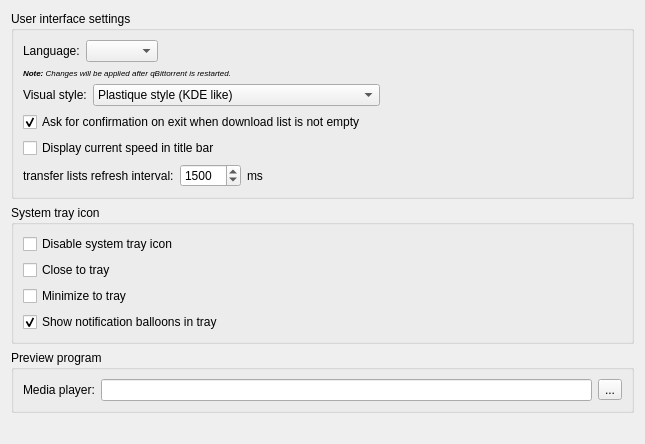
     <widget class="QWidget" name="tab" >
      <attribute name="title" >
       <string>General</string>
      </attribute>
      <attribute name="icon" >
       <iconset resource="icons.qrc" >:/Icons/star.png</iconset>
      </attribute>
      <layout class="QVBoxLayout" >
       <item>
        <widget class="QGroupBox" name="UISettingsBox" >
         <property name="title" >
          <string>User interface settings</string>
         </property>
         <layout class="QVBoxLayout" >
          <item>
           <layout class="QHBoxLayout" >
            <item>
             <widget class="QLabel" name="lblI18n" >
              <property name="text" >
               <string>Language:</string>
              </property>
             </widget>
            </item>
            <item>
             <widget class="QComboBox" name="comboI18n" >
              <property name="sizeAdjustPolicy" >
               <enum>QComboBox::AdjustToContents</enum>
              </property>
              <property name="modelColumn" >
               <number>0</number>
              </property>
             </widget>
            </item>
            <item>
             <spacer>
              <property name="orientation" >
               <enum>Qt::Horizontal</enum>
              </property>
              <property name="sizeHint" >
               <size>
                <width>40</width>
                <height>20</height>
               </size>
              </property>
             </spacer>
            </item>
           </layout>
          </item>
          <item>
           <widget class="QLabel" name="lbl_i18n_info_2" >
            <property name="font" >
             <font>
              <pointsize>6</pointsize>
              <italic>true</italic>
             </font>
            </property>
            <property name="text" >
             <string>&lt;b>Note:&lt;/b> Changes will be applied after qBittorrent is restarted.</string>
            </property>
            <property name="alignment" >
             <set>Qt::AlignLeading|Qt::AlignLeft|Qt::AlignTop</set>
            </property>
           </widget>
          </item>
          <item>
           <layout class="QHBoxLayout" >
            <item>
             <widget class="QLabel" name="lblStyle" >
              <property name="text" >
               <string>Visual style:</string>
              </property>
             </widget>
            </item>
            <item>
             <widget class="QComboBox" name="comboStyle" >
              <item>
               <property name="text" >
                <string>Plastique style (KDE like)</string>
               </property>
              </item>
              <item>
               <property name="text" >
                <string>Cleanlooks style (Gnome like)</string>
               </property>
              </item>
              <item>
               <property name="text" >
                <string>Motif style (Unix like)</string>
               </property>
              </item>
              <item>
               <property name="text" >
                <string>CDE style (Common Desktop Environment like)</string>
               </property>
              </item>
             </widget>
            </item>
            <item>
             <spacer>
              <property name="orientation" >
               <enum>Qt::Horizontal</enum>
              </property>
              <property name="sizeHint" >
               <size>
                <width>40</width>
                <height>20</height>
               </size>
              </property>
             </spacer>
            </item>
           </layout>
          </item>
          <item>
           <widget class="QCheckBox" name="checkConfirmExit" >
            <property name="text" >
             <string>Ask for confirmation on exit when download list is not empty</string>
            </property>
            <property name="checked" >
             <bool>true</bool>
            </property>
           </widget>
          </item>
          <item>
           <widget class="QCheckBox" name="checkSpeedInTitle" >
            <property name="text" >
             <string>Display current speed in title bar</string>
            </property>
           </widget>
          </item>
          <item>
           <layout class="QHBoxLayout" >
            <item>
             <widget class="QLabel" name="label_5" >
              <property name="text" >
               <string>transfer lists refresh interval:</string>
              </property>
             </widget>
            </item>
            <item>
             <widget class="QSpinBox" name="spinRefreshInterval" >
              <property name="minimum" >
               <number>10</number>
              </property>
              <property name="maximum" >
               <number>99999</number>
              </property>
              <property name="value" >
               <number>1500</number>
              </property>
             </widget>
            </item>
            <item>
             <widget class="QLabel" name="label_6" >
              <property name="text" >
               <string>ms</string>
              </property>
             </widget>
            </item>
            <item>
             <spacer>
              <property name="orientation" >
               <enum>Qt::Horizontal</enum>
              </property>
              <property name="sizeHint" >
               <size>
                <width>40</width>
                <height>20</height>
               </size>
              </property>
             </spacer>
            </item>
           </layout>
          </item>
         </layout>
        </widget>
       </item>
       <item>
        <widget class="QGroupBox" name="systrayBox" >
         <property name="title" >
          <string>System tray icon</string>
         </property>
         <layout class="QVBoxLayout" >
          <item>
           <widget class="QCheckBox" name="checkNoSystray" >
            <property name="text" >
             <string>Disable system tray icon</string>
            </property>
           </widget>
          </item>
          <item>
           <widget class="QCheckBox" name="checkCloseToSystray" >
            <property name="text" >
             <string comment="i.e: The systray tray icon will still be visible when closing the main window." >Close to tray</string>
            </property>
           </widget>
          </item>
          <item>
           <widget class="QCheckBox" name="checkMinimizeToSysTray" >
            <property name="text" >
             <string>Minimize to tray</string>
            </property>
            <property name="checked" >
             <bool>false</bool>
            </property>
           </widget>
          </item>
          <item>
           <widget class="QCheckBox" name="checkSystrayBalloons" >
            <property name="text" >
             <string>Show notification balloons in tray</string>
            </property>
            <property name="checked" >
             <bool>true</bool>
            </property>
           </widget>
          </item>
         </layout>
        </widget>
       </item>
       <item>
        <widget class="QGroupBox" name="previewBox" >
         <property name="title" >
          <string>Preview program</string>
         </property>
         <layout class="QVBoxLayout" >
          <item>
           <layout class="QHBoxLayout" >
            <property name="spacing" >
             <number>6</number>
            </property>
            <property name="leftMargin" >
             <number>0</number>
            </property>
            <property name="topMargin" >
             <number>0</number>
            </property>
            <property name="rightMargin" >
             <number>0</number>
            </property>
            <property name="bottomMargin" >
             <number>0</number>
            </property>
            <item>
             <widget class="QLabel" name="lbl_preview" >
              <property name="text" >
               <string>Media player:</string>
              </property>
             </widget>
            </item>
            <item>
             <widget class="QLineEdit" name="textMediaPlayer" />
            </item>
            <item>
             <widget class="QToolButton" name="browsePreviewButton" >
              <property name="text" >
               <string>...</string>
              </property>
             </widget>
            </item>
           </layout>
          </item>
         </layout>
        </widget>
       </item>
       <item>
        <spacer>
         <property name="orientation" >
          <enum>Qt::Vertical</enum>
         </property>
         <property name="sizeHint" >
          <size>
           <width>623</width>
           <height>20</height>
          </size>
         </property>
        </spacer>
       </item>
      </layout>
     </widget>
